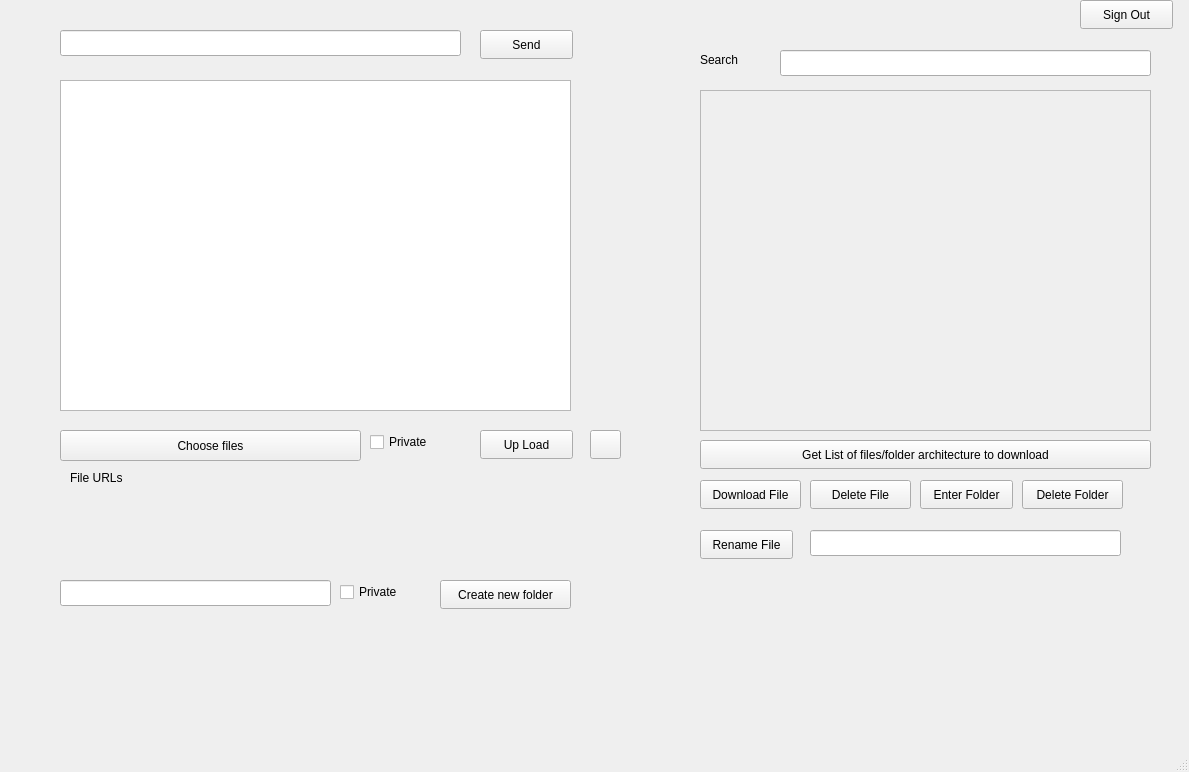
<?xml version="1.0" encoding="UTF-8"?>
<ui version="4.0">
 <class>MainWindow</class>
 <widget class="QMainWindow" name="MainWindow">
  <property name="geometry">
   <rect>
    <x>0</x>
    <y>0</y>
    <width>1189</width>
    <height>772</height>
   </rect>
  </property>
  <property name="windowTitle">
   <string>MainWindow</string>
  </property>
  <widget class="QWidget" name="centralwidget">
   <widget class="QLineEdit" name="lineEdit">
    <property name="geometry">
     <rect>
      <x>60</x>
      <y>30</y>
      <width>401</width>
      <height>26</height>
     </rect>
    </property>
   </widget>
   <widget class="QTextEdit" name="textEdit">
    <property name="geometry">
     <rect>
      <x>60</x>
      <y>80</y>
      <width>511</width>
      <height>331</height>
     </rect>
    </property>
   </widget>
   <widget class="QPushButton" name="pushButton">
    <property name="geometry">
     <rect>
      <x>480</x>
      <y>30</y>
      <width>93</width>
      <height>29</height>
     </rect>
    </property>
    <property name="text">
     <string>Send</string>
    </property>
   </widget>
   <widget class="QPushButton" name="pushButton_2">
    <property name="geometry">
     <rect>
      <x>60</x>
      <y>430</y>
      <width>301</width>
      <height>31</height>
     </rect>
    </property>
    <property name="text">
     <string>Choose files</string>
    </property>
   </widget>
   <widget class="QLabel" name="label">
    <property name="geometry">
     <rect>
      <x>70</x>
      <y>470</y>
      <width>501</width>
      <height>16</height>
     </rect>
    </property>
    <property name="text">
     <string>File URLs</string>
    </property>
   </widget>
   <widget class="QPushButton" name="pushButton_3">
    <property name="geometry">
     <rect>
      <x>1080</x>
      <y>0</y>
      <width>93</width>
      <height>29</height>
     </rect>
    </property>
    <property name="text">
     <string>Sign Out</string>
    </property>
   </widget>
   <widget class="QScrollArea" name="scrollArea">
    <property name="geometry">
     <rect>
      <x>700</x>
      <y>90</y>
      <width>451</width>
      <height>341</height>
     </rect>
    </property>
    <property name="widgetResizable">
     <bool>true</bool>
    </property>
    <widget class="QWidget" name="scrollAreaWidgetContents">
     <property name="geometry">
      <rect>
       <x>0</x>
       <y>0</y>
       <width>449</width>
       <height>339</height>
      </rect>
     </property>
    </widget>
   </widget>
   <widget class="QPushButton" name="pushButton_4">
    <property name="geometry">
     <rect>
      <x>700</x>
      <y>440</y>
      <width>451</width>
      <height>29</height>
     </rect>
    </property>
    <property name="text">
     <string>Get List of files/folder architecture to download</string>
    </property>
   </widget>
   <widget class="QLineEdit" name="lineEdit_2">
    <property name="geometry">
     <rect>
      <x>780</x>
      <y>50</y>
      <width>371</width>
      <height>26</height>
     </rect>
    </property>
   </widget>
   <widget class="QLabel" name="label_2">
    <property name="geometry">
     <rect>
      <x>700</x>
      <y>50</y>
      <width>51</width>
      <height>20</height>
     </rect>
    </property>
    <property name="text">
     <string>Search</string>
    </property>
   </widget>
   <widget class="QPushButton" name="pushButton_5">
    <property name="geometry">
     <rect>
      <x>480</x>
      <y>430</y>
      <width>93</width>
      <height>29</height>
     </rect>
    </property>
    <property name="text">
     <string>Up Load</string>
    </property>
   </widget>
   <widget class="QPushButton" name="pushButton_6">
    <property name="geometry">
     <rect>
      <x>440</x>
      <y>580</y>
      <width>131</width>
      <height>29</height>
     </rect>
    </property>
    <property name="text">
     <string>Create new folder</string>
    </property>
   </widget>
   <widget class="QLineEdit" name="lineEdit_3">
    <property name="geometry">
     <rect>
      <x>60</x>
      <y>580</y>
      <width>271</width>
      <height>26</height>
     </rect>
    </property>
   </widget>
   <widget class="QCheckBox" name="checkBox">
    <property name="geometry">
     <rect>
      <x>370</x>
      <y>430</y>
      <width>91</width>
      <height>24</height>
     </rect>
    </property>
    <property name="text">
     <string>Private</string>
    </property>
   </widget>
   <widget class="QCheckBox" name="checkBox_2">
    <property name="geometry">
     <rect>
      <x>340</x>
      <y>580</y>
      <width>91</width>
      <height>24</height>
     </rect>
    </property>
    <property name="text">
     <string>Private</string>
    </property>
   </widget>
   <widget class="QPushButton" name="pushButton_7">
    <property name="geometry">
     <rect>
      <x>700</x>
      <y>480</y>
      <width>101</width>
      <height>29</height>
     </rect>
    </property>
    <property name="text">
     <string>Download File</string>
    </property>
   </widget>
   <widget class="QPushButton" name="pushButton_8">
    <property name="geometry">
     <rect>
      <x>810</x>
      <y>480</y>
      <width>101</width>
      <height>29</height>
     </rect>
    </property>
    <property name="text">
     <string>Delete File</string>
    </property>
   </widget>
   <widget class="QPushButton" name="pushButton_9">
    <property name="geometry">
     <rect>
      <x>920</x>
      <y>480</y>
      <width>93</width>
      <height>29</height>
     </rect>
    </property>
    <property name="text">
     <string>Enter Folder</string>
    </property>
   </widget>
   <widget class="QPushButton" name="pushButton_10">
    <property name="geometry">
     <rect>
      <x>1022</x>
      <y>480</y>
      <width>101</width>
      <height>29</height>
     </rect>
    </property>
    <property name="text">
     <string>Delete Folder</string>
    </property>
   </widget>
   <widget class="QPushButton" name="pushButton_11">
    <property name="geometry">
     <rect>
      <x>700</x>
      <y>530</y>
      <width>93</width>
      <height>29</height>
     </rect>
    </property>
    <property name="text">
     <string>Rename File</string>
    </property>
   </widget>
   <widget class="QLineEdit" name="lineEdit_4">
    <property name="geometry">
     <rect>
      <x>810</x>
      <y>530</y>
      <width>311</width>
      <height>26</height>
     </rect>
    </property>
   </widget>
   <widget class="QPushButton" name="pushButton_12">
    <property name="geometry">
     <rect>
      <x>590</x>
      <y>430</y>
      <width>31</width>
      <height>29</height>
     </rect>
    </property>
    <property name="text">
     <string/>
    </property>
   </widget>
  </widget>
  <widget class="QMenuBar" name="menubar">
   <property name="geometry">
    <rect>
     <x>0</x>
     <y>0</y>
     <width>1189</width>
     <height>26</height>
    </rect>
   </property>
  </widget>
  <widget class="QStatusBar" name="statusbar"/>
 </widget>
 <resources/>
 <connections/>
</ui>
